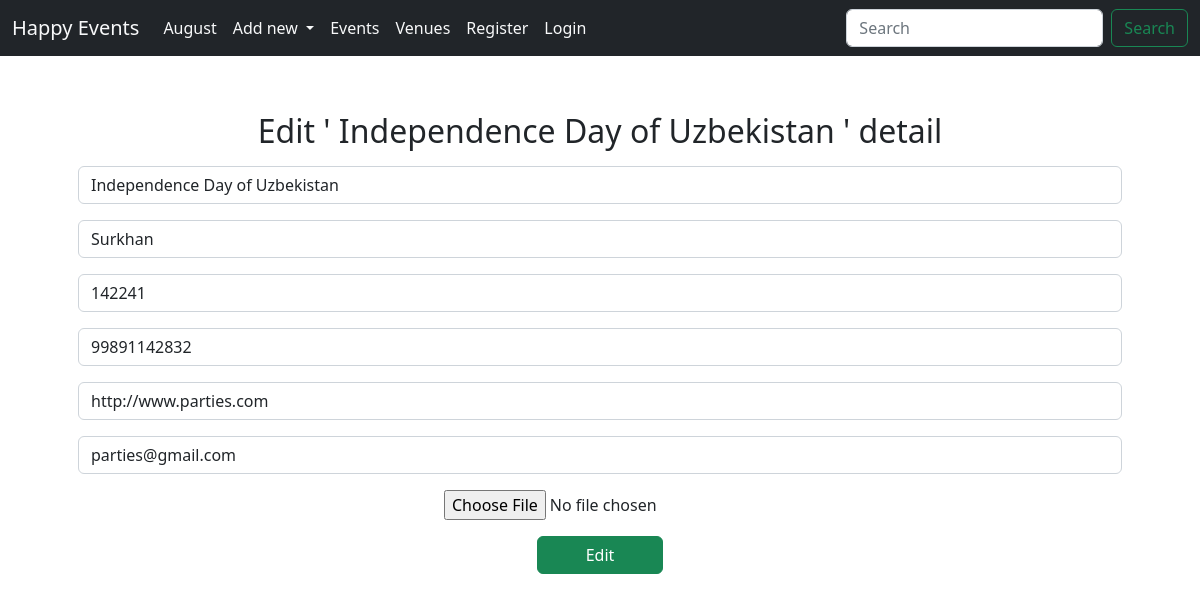
The app's page /edit_venue/1 with its own data.
### events/models.py (models this page shows)
class Venue(models.Model):
    name = models.CharField('Venue name', max_length=100)
    address = models.CharField('address', max_length=30)
    zip_code = models.CharField('zip code', max_length=10)
    phone = models.CharField('Contact Phone', max_length=12, blank=True)
    web = models.URLField('Website address', blank=True)
    email_address = models.EmailField('Email address', blank=True )
    owner = models.IntegerField('venue owner', blank=False, default=1)
    venue_image = models.ImageField(null=True, blank=True, upload_to='images/')
    def __str__(self):
	    return self.name

### events/views.py (the view)
# urls.py: path('edit_venue/<venue_id>', views.edit_venue, name='edit_venue'),
def edit_venue(request, venue_id):
	venue = Venue.objects.get(pk=venue_id)
	form = VenueForm(request.POST or None, request.FILES or None,instance=venue)
	if form.is_valid():
		form.save()
		return redirect('all_venues')
	return render(request, 'edit_venue.html', {'venues':venue,'form':form})

### events/forms.py
class VenueForm(forms.ModelForm):
	class Meta:
		model = Venue
		fields = ('name', 'address', 'zip_code', 'phone', 'web', 'email_address', 'venue_image')
		labels = {
		    'name' : "",
		    'address' : "",
		    'zip_code' : "",
		    'phone' : "",
		    'web' : "",
		    'email_address' : "",
		    'venue_image':"",
		}
		widgets = {
		    'name' : forms.TextInput(attrs={'class':'form-control', 'placeholder':'Venue Name', 'cols':20, 'rows':20}),
		    'address' : forms.TextInput(attrs={'class':'form-control', 'placeholder':'Address'}),
		    'zip_code' : forms.TextInput(attrs={'class':'form-control', 'placeholder':'Zip Code'}),
		    'phone' : forms.TextInput(attrs={'class':'form-control', 'placeholder':'Contact Number'}),
		    'web' : forms.TextInput(attrs={'class':'form-control', 'placeholder':'Web Site'}),
		    'email_address' : forms.EmailInput(attrs={'class':'form-control', 'placeholder':'Email Address'}),
		}

### templates/edit_venue.html (shortened to what this page needs)
{% extends 'base.html' %}
{% block content%}
<div class="container p-5">
<center>
   <h2 class="my-2">Edit ' {{venues}} ' detail</h2>
      <form action="" enctype="multipart/form-data" method=POST>
         <p>{{form.as_p}}</p>
      <button class="btn btn-success px-5" type="submit" value="Edit"> Edit</button>
     </form>
</center>
</div>
{% endblock %}

### records on screen
Venue: name "Independence Day of Uzbekistan", address "Surkhan", zip_code "142241", phone "99891142832", web "http://www.parties.com", email_address "parties@gmail.com"
